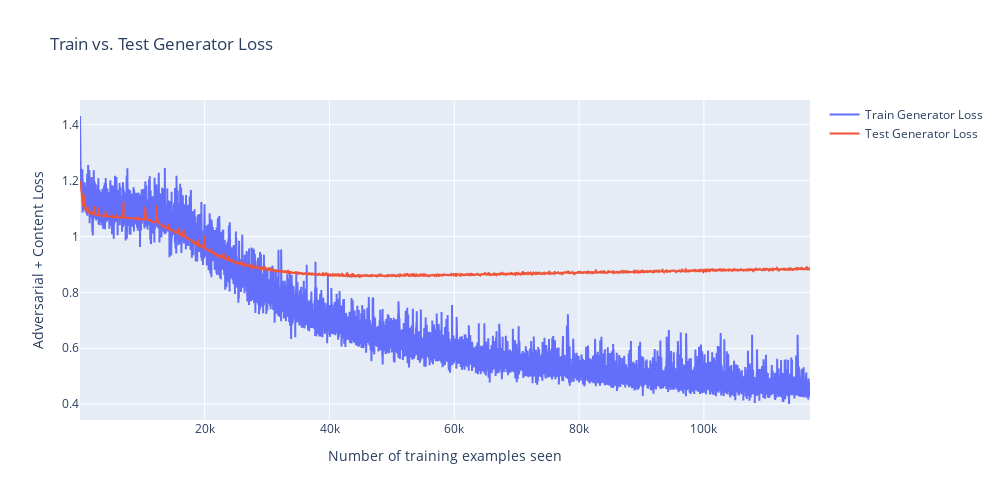

Notebook code for this chart:
### Code cell
fig = go.Figure()
fig.add_trace(go.Scatter(x=train_counter, y=train_gen_losses, mode='lines', name='Train Generator Loss'))
fig.add_trace(go.Scatter(x=test_counter, y=test_gen_losses, mode='lines', name='Test Generator Loss'))
# fig.add_trace(go.Scatter(x=test_counter, y=test_gen_losses, marker_symbol='star-diamond', 
#                          marker_color='orange', marker_line_width=1, marker_size=9, mode='markers', name='Test Generator Loss'))
fig.update_layout(
    width=1000,
    height=500,
    title="Train vs. Test Generator Loss",
    xaxis_title="Number of training examples seen",
    yaxis_title="Adversarial + Content Loss"),
fig.show()

### Figure 1 — Plotly figure (JSON) as saved in the notebook; plotly's stock layout.template omitted (floating-point values rounded to 4 significant figures; data arrays with more than 128 entries replaced by an {"elided": "..."} marker saying what was removed)
{"data": [{"mode": "lines", "name": "Train Generator Loss", "type": "scatter", "x": {"elided": "9000 int values"}, "y": {"elided": "9000 float values"}}, {"mode": "lines", "name": "Test Generator Loss", "type": "scatter", "x": {"elided": "3000 int values"}, "y": {"elided": "3000 float values"}}], "layout": {"height": 500, "title": {"text": "Train vs. Test Generator Loss"}, "width": 1000, "xaxis": {"title": {"text": "Number of training examples seen"}}, "yaxis": {"title": {"text": "Adversarial + Content Loss"}}}}
